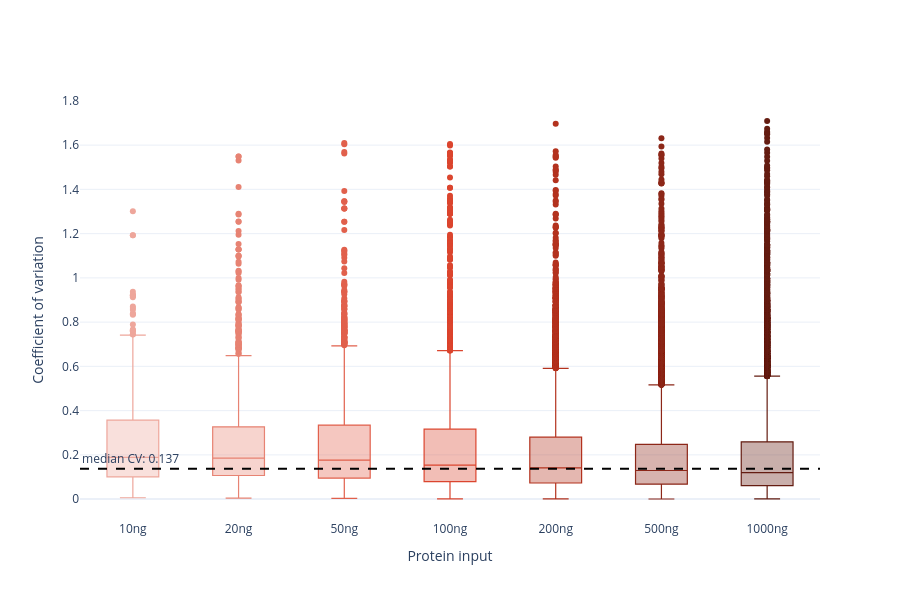

Here is the notebook cell this chart was saved with:
### Markdown cell above
# Supplementary Figure 1C

### Code cell
import numpy as np
import plotly.graph_objects as go
from core import _hex_to_rgba

INPUT_NG_ORDER = [10, 20, 50, 100, 200, 500, 1000]
META = {'Protein_group', 'Gene_group', 'PTM_0_aa', 'PTM_pos', 'PTM_mult123',
        'PTM_flank', 'PTM_Collapse_key', 'PTM_localization', 'UPD_seq'}

cv_list = []
ng_labels = []
for ng in INPUT_NG_ORDER:
    if ng not in nanoPhos_woEGF:
        continue
    site_data = process_ptm_site_report(nanoPhos_woEGF[ng], cutoff=0.75)['site_data']
    sample_cols = [c for c in site_data.columns if c not in META]

    # CV in linear-intensity space (process_ptm_site_report applies log2 → un-log2 here)
    linear = np.power(2, site_data[sample_cols])
    n_valid = linear.notna().sum(axis=1)
    cv = linear.std(axis=1) / linear.mean(axis=1)
    cv = cv.replace(0, np.nan)
    cv[n_valid < len(sample_cols)] = np.nan

    cv_list.append(cv)
    ng_labels.append(f"{ng}ng")
    print(f"  {ng:>4} ng: n sites with full coverage = {int(cv.notna().sum()):>6,}  "
          f"median CV = {cv.median():.3f}")

cv_flat = np.concatenate([s.values for s in cv_list])
global_median = np.nanmedian(cv_flat)
print(f"\nGlobal median CV: {global_median:.3f}")

# Plot — boxes filled with a translucent version of the point color,
# outline same hue but fully saturated
fig = go.Figure()
for i, (cv, lab) in enumerate(zip(cv_list, ng_labels)):
    c = color_palette[i]
    fig.add_trace(go.Box(
        y=cv, name=lab,
        marker_color=c,                                   # outlier points
        line=dict(color=c, width=1.2),                    # box outline
        fillcolor=_hex_to_rgba(c, 0.35),                  # translucent fill
    ))
fig.update_layout(
    width=900, height=600,
    template='plotly_white',
    showlegend=False,
    xaxis_title='Protein input',
    yaxis_title='Coefficient of variation',
)
fig.add_hline(y=global_median,
              line={'dash': 'dash', 'width': 2, 'color': 'black'},
              annotation_text=f"median CV: {global_median:.3f}",
              annotation_position='top left')
fig.show()
fig.write_image(r'figures/figure2/suppl_figure1c.pdf', height=600, width=900)

### Figure 1 — Plotly figure (JSON) as saved in the notebook; plotly's stock layout.template omitted (floating-point values rounded to 4 significant figures; data arrays with more than 128 entries replaced by an {"elided": "..."} marker saying what was removed)
{"data": [{"fillcolor": "rgba(238, 166, 155, 0.35)", "line": {"color": "#EEA69B", "width": 1.2}, "marker": {"color": "#EEA69B"}, "name": "10ng", "type": "box", "y": {"elided": "1782 float values"}}, {"fillcolor": "rgba(231, 131, 115, 0.35)", "line": {"color": "#E78373", "width": 1.2}, "marker": {"color": "#E78373"}, "name": "20ng", "type": "box", "y": {"elided": "3641 float values"}}, {"fillcolor": "rgba(225, 96, 76, 0.35)", "line": {"color": "#E1604C", "width": 1.2}, "marker": {"color": "#E1604C"}, "name": "50ng", "type": "box", "y": {"elided": "6390 float values"}}, {"fillcolor": "rgba(219, 69, 46, 0.35)", "line": {"color": "#DB452E", "width": 1.2}, "marker": {"color": "#DB452E"}, "name": "100ng", "type": "box", "y": {"elided": "10513 float values"}}, {"fillcolor": "rgba(179, 50, 30, 0.35)", "line": {"color": "#B3321E", "width": 1.2}, "marker": {"color": "#B3321E"}, "name": "200ng", "type": "box", "y": {"elided": "15791 float values"}}, {"fillcolor": "rgba(140, 39, 24, 0.35)", "line": {"color": "#8C2718", "width": 1.2}, "marker": {"color": "#8C2718"}, "name": "500ng", "type": "box", "y": {"elided": "22534 float values"}}, {"fillcolor": "rgba(100, 28, 17, 0.35)", "line": {"color": "#641C11", "width": 1.2}, "marker": {"color": "#641C11"}, "name": "1000ng", "type": "box", "y": {"elided": "25905 float values"}}], "layout": {"annotations": [{"showarrow": false, "text": "median CV: 0.137", "x": 0, "xanchor": "left", "xref": "x domain", "y": 0.1371, "yanchor": "bottom", "yref": "y"}], "height": 600, "shapes": [{"line": {"color": "black", "dash": "dash", "width": 2}, "type": "line", "x0": 0, "x1": 1, "xref": "x domain", "y0": 0.1371, "y1": 0.1371, "yref": "y"}], "showlegend": false, "width": 900, "xaxis": {"title": {"text": "Protein input"}}, "yaxis": {"title": {"text": "Coefficient of variation"}}}}
